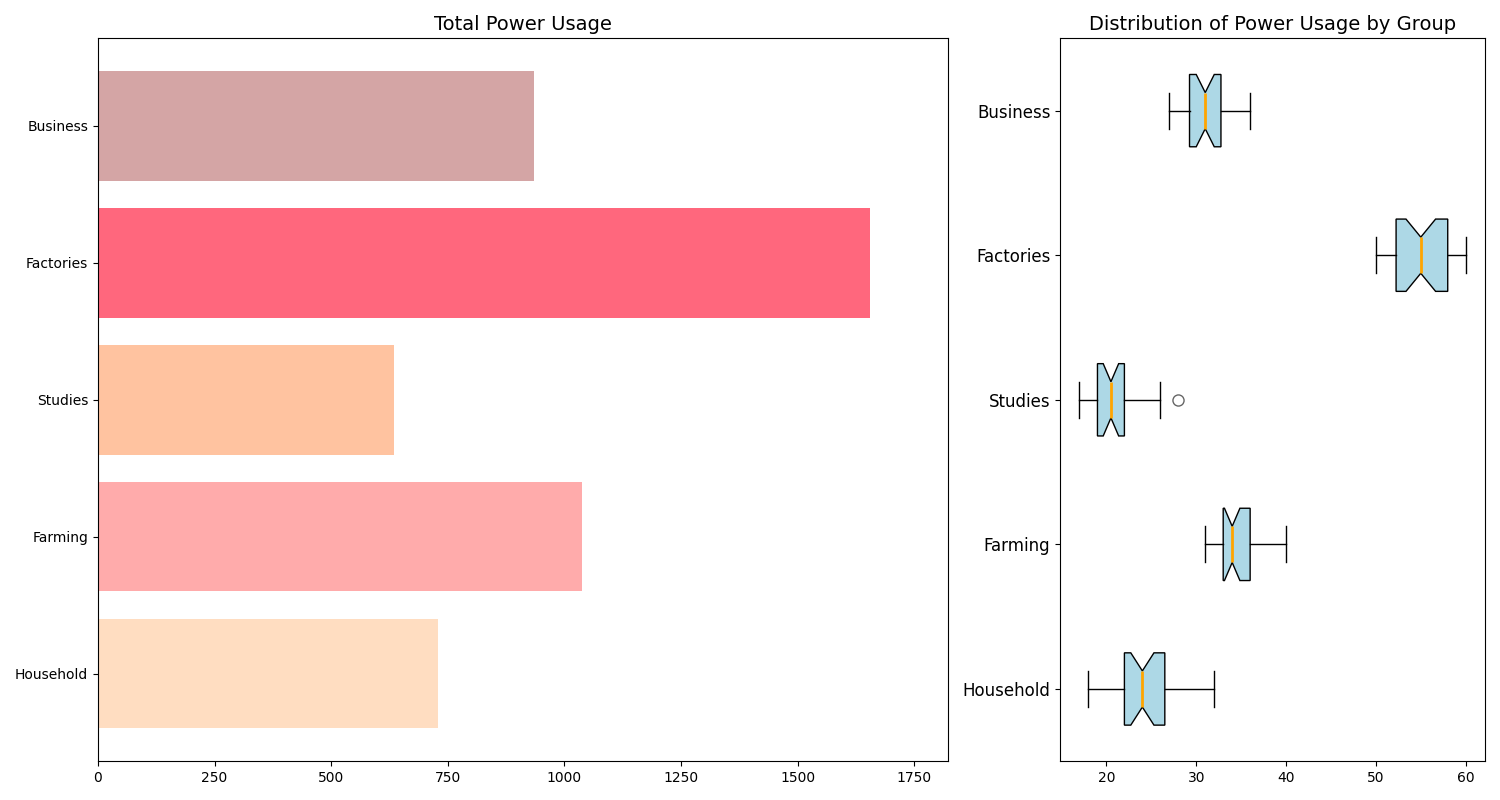

Write Python code to recreate this figure.
import matplotlib.pyplot as plt
import numpy as np

# Data for different sectors
residential = [24, 30, 23, 22, 27, 32, 22, 23, 19, 24, 25, 21, 21, 23, 24, 24, 29, 25, 30, 18, 28, 23, 21, 22, 23, 24, 28, 27, 22, 24]
agricultural = [34, 38, 39, 34, 31, 38, 37, 34, 35, 32, 36, 38, 33, 31, 33, 34, 32, 40, 36, 37, 35, 34, 33, 32, 31, 35, 36, 34, 33, 32]
research = [20, 25, 20, 21, 22, 17, 18, 19, 18, 24, 23, 26, 20, 21, 18, 19, 22, 21, 20, 19, 25, 26, 21, 22, 20, 19, 28, 22, 20, 19]
industrial = [51, 58, 52, 52, 51, 58, 60, 59, 57, 56, 53, 52, 53, 55, 50, 51, 55, 58, 60, 57, 56, 58, 59, 60, 55, 53, 52, 54, 55, 56]
commercial = [29, 34, 32, 31, 29, 32, 31, 30, 33, 34, 28, 29, 27, 30, 31, 32, 36, 34, 33, 35, 31, 30, 29, 32, 34, 30, 29, 28, 31, 30]

# Calculate total consumption by sector
total_consumption = [sum(residential), sum(agricultural), sum(research), sum(industrial), sum(commercial)]

# Sector labels changed
sectors = ["Household", "Farming", "Studies", "Factories", "Business"]

fig, axs = plt.subplots(1, 2, figsize=(15, 8), gridspec_kw={'width_ratios': [2, 1]})

# Bar chart first now
axs[0].barh(sectors, total_consumption, color=['#FFDDC1', '#FFABAB', '#FFC3A0', '#FF677D', '#D4A5A5'])
axs[0].set_title("Total Power Usage", fontsize=14)
axs[0].set_xlim(0, max(total_consumption) * 1.1)

# Boxplot now in the second position
axs[1].boxplot([residential, agricultural, research, industrial, commercial], vert=False, patch_artist=True, notch=True,
               boxprops=dict(facecolor='lightblue'),
               whiskerprops=dict(),
               capprops=dict(),
               flierprops=dict(marker='o', color='red', markersize=8, alpha=0.6),
               medianprops=dict(color='orange', linewidth=2))

axs[1].set_title("Distribution of Power Usage by Group", fontsize=14)
axs[1].set_yticks(np.arange(1, len(sectors) + 1))
axs[1].set_yticklabels(sectors, fontsize=12)

plt.tight_layout()
plt.show()
